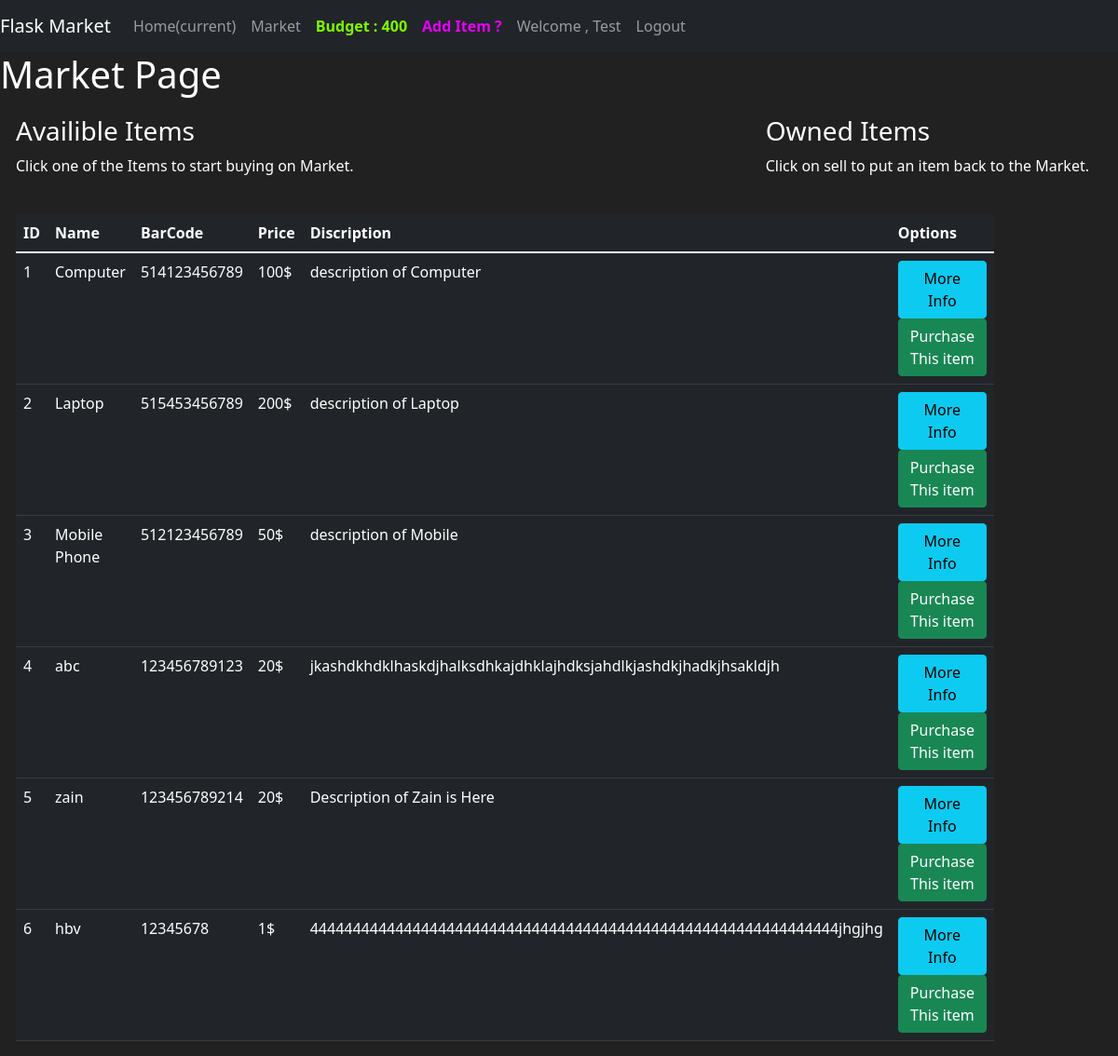
The app's page /market (signed in) with its own data.
### market/models.py (models this page shows, shortened)
class User(db.Model, UserMixin):
    id = db.Column(db.Integer(), primary_key=True)
    username = db.Column(db.String(length=30), nullable=False, unique=True)
    email_address = db.Column(db.String(length=50),
                              nullable=False, unique=True)
    password_hash = db.Column(db.String(), nullable=False, unique=False)
    budget = db.Column(db.Integer(), nullable=True, default=1000)
    items = db.relationship('Item', backref='owned_user', lazy=True)
    @property
    def prettier_budget(self):
        if len(str(self.budget)) >= 4:
            return f'{str(self.budget)[:-3]},{str(self.budget)[-3:]}$'
        else:
            return f'{self.budget}'
    @property
    def password(self):
        return self.password

class Item(db.Model):
    id = db.Column(db.Integer(), primary_key=True)
    name = db.Column(db.String(length=30), unique=True, nullable=False)
    price = db.Column(db.Integer(), nullable=False)
    barcode = db.Column(db.String(length=12), unique=True, nullable=False)
    description = db.Column(db.String(length=1024),
                            unique=True, nullable=False)
    owner = db.Column(db.Integer(), db.ForeignKey('user.id'))

### market/routes.py (the view, shortened to what this page needs)
@app.route('/market', methods=['GET', "POST"])
@login_required
def market_page():
    purchase_form = PurchaseForm()
    sell_form = SellForm()
    if request.method == 'GET':
        owned_items = Item.query.filter_by(owner=current_user.id)
        items = Item.query.filter_by(owner=None)
    return render_template('Market.html', items=items, purchase_form=purchase_form, owned_items=owned_items, sell_form=sell_form)

### market/models.py (called while the page is built)
@login_manager.user_loader
def load_user(user_id):
    return User.query.get(int(user_id))

### market/templates/Market.html (shortened to what this page needs)
{% extends 'Base.html' %} {% block title %} Market Page {% endblock %} {% block
content %}
<h1>Market Page</h1>
<div class="row" style="margin-top: 20px; margin-left: 5px">
  <div class="col-8">
    <h3>Availible Items</h3>
    <p>Click one of the Items to start buying on Market.</p>
    <br />
    <table class="table table-hover table-dark">
      <thead>
        <tr>
          <th scope="col">ID</th>
          <th scope="col">Name</th>
          <th scope="col">BarCode</th>
          <th scope="col">Price</th>
          <th scope="col">Discription</th>
          <th scope="col">Options</th>
        </tr>
      </thead>
      <tbody>
        {% for item in items %}
        <tr>
          <td>{{item.id}}</td>
          <td>{{item.name}}</td>
          <td>{{item.barcode}}</td>
          <td>{{item.price}}$</td>
          <td>{{item.description}}</td>
          <td>
            <button
              class="btn btn-outline btn-info"
              data-bs-toggle="modal"
              data-bs-target="#exampleModal-{{item.id}}"
            >
              More Info
            </button>
            <button
              class="btn btn-outline btn-success"
              data-bs-toggle="modal"
              data-bs-target="#purchaseModal-{{item.id}}"
            >
              Purchase This item
            </button>
          </td>
        </tr>
        {% endfor %}
      </tbody>
    </table>
  </div>
  <div class="col-4">
    <h3>Owned Items</h3>
    <p>Click on sell to put an item back to the Market.</p>
    <br />
  </div>
</div>
{% endblock %}

### market/templates/Base.html (shortened to what this page needs)
<!doctype html>
<html lang="en">
<head>
    <link href="https://cdn.jsdelivr.net/npm/bootstrap@5.1.3/dist/css/bootstrap.min.css" rel="stylesheet"
>
</head>
<body>
    <nav class="navbar navbar-expand-md navbar-dark bg-dark">
        <a class="navbar-brand" href="#">Flask Market</a>
        <div class="collapse navbar-collapse" id="navbarNav">
            <ul class="navbar-nav mr-auto">
                    <li class="nav-item active">
                        <a class="nav-link" href="{{ url_for('home_page') }}">Home<span class="sr-only">(current)</span></a>
                    </li>
                    <li class="nav-item">
                        <a class="nav-link" href="{{ url_for('market_page') }}">Market</a>
                    </li>
                </ul>
            {% if current_user.is_authenticated %}
            <ul class="navbar-nav">
                <li class="nav-item">
                    <a class="nav-link" style="color:lawngreen;font-weight: bold;">
                        Budget : {{ current_user.prettier_budget }}
                    </a>
                    <li class="nav-item">
                    <a class="nav-link" style="color:rgb(231, 0, 252);font-weight: bold; " href="{{ url_for('item_register_page') }}">
                        Add Item ?
                    </a>
                </li>
                <li class="nav-item">
                    <a class="nav-link"> Welcome , {{ current_user.username.capitalize() }}</a>
                </li>
                <li class="nav-item">
                    <a class="nav-link" href="{{ url_for('logout_page') }} ">Logout</a>
                </li>
            </ul>
            {% endif %}
        </div>
    </nav>
    {% block content %}
    {% endblock %}
</body>
</html>

### market/templates/Base.html (style rules this page uses)
body { background-color: #212121; color: white }

### records on screen
User: prettier_budget "400", username "Test"
Item: id "1", name "Computer", barcode "514123456789", price "100", description "description of Computer"
Item: id "2", name "Laptop", barcode "515453456789", price "200", description "description of Laptop"
Item: id "3", name "Mobile Phone", barcode "512123456789", price "50", description "description of Mobile"
Item: id "4", name "abc", barcode "123456789123", price "20", description "jkashdkhdklhaskdjhalksdhkajdhklajhdksjahdlkjashdkjhadkjhsakldjh"
Item: id "5", name "zain", barcode "123456789214", price "20", description "Description of Zain is Here"
Item: id "6", name "hbv", barcode "12345678", price "1", description "44444444444444444444444444444444444444444444444444444444444444jhgjhg"
